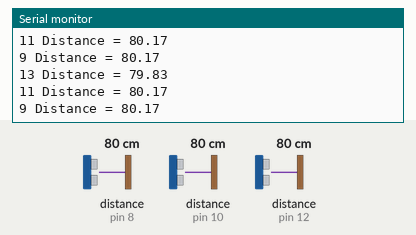
A sketch run on a simulated Arduino Uno, built with avr-gcc and run on an emulated ATmega328P. Shown: the last lines printed to the serial monitor. Wiring (inferred from the names in the program): 3 × ultrasonic range finder: trigger pin 9, echo pin 8 / trigger pin 11, echo pin 10 / trigger pin 13, echo pin 12. The test bench sets the inputs (shaded band); at power-on: distance to the obstacle (sensors on pin 8, pin 10, pin 12) 80 cm. The echo pulse lasts 58.3 µs per cm.

Above: at 1.6 s.
1.7 s: distance to the obstacle (sensor on pin 8) set to 2 cm
At 2.3 s:
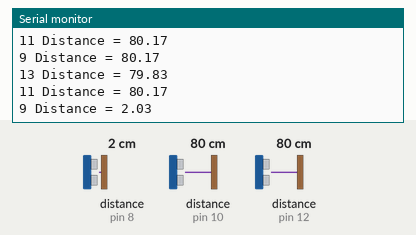
3.2 s: distance to the obstacle (sensor on pin 10) set to 2 cm
At 4.0 s:
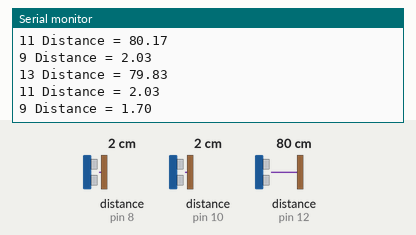
4.7 s: distance to the obstacle (sensor on pin 12) set to 2 cm
At 5.6 s:
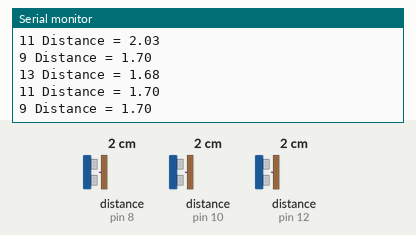
6.2 s: distance to the obstacle (sensor on pin 8) set to 120 cm
At 7.2 s:
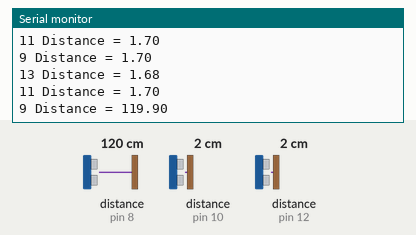
9.9 s: distance to the obstacle (sensor on pin 10) set to 4 cm
At 11.2 s:
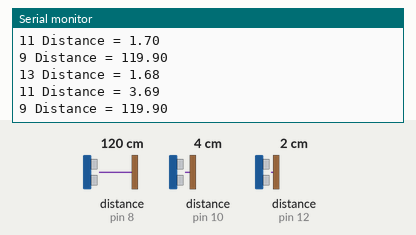
11.4 s: distance to the obstacle (sensor on pin 12) set to 4 cm
At 12.9 s:
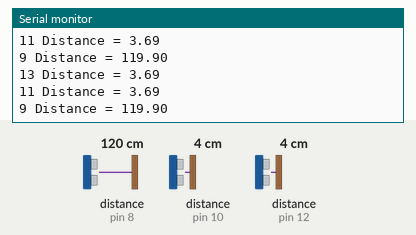
Timing chart, 0 to 13.9 s (numbered marks = the images above; inputs shaded):
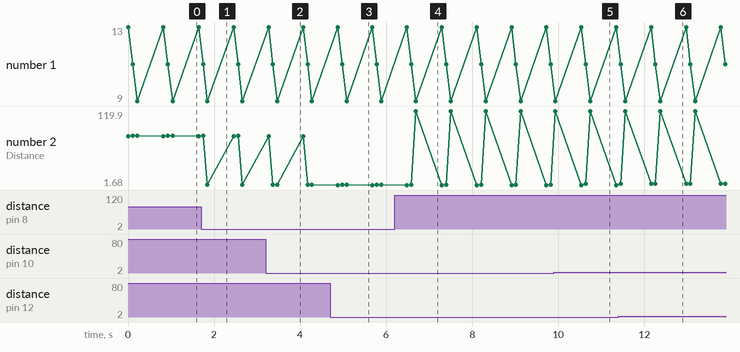

Measured:
- after the input at 1.7 s, the serial monitor: prints a new line after 0.15 s (image 1)
- after the input at 3.2 s, the serial monitor: prints a new line after 0.17 s (image 2)
- after the input at 4.7 s, the serial monitor: prints a new line after 0.18 s (image 3)
- after the input at 6.2 s, the serial monitor: prints a new line after 0.49 s (image 4)
- after the input at 9.9 s, the serial monitor: prints a new line after 0.74 s (image 5)
- after the input at 11.4 s, the serial monitor: prints a new line after 0.76 s (image 6)
- plotted number 2: 79.83 → 2.03 after the input at 1.7 s, 2.03 → 1.7 after the input at 3.2 s, 1.68 → 3.6 after the input at 11.4 s

The sketch:

testUltrasonicSensor.ino
```cpp
#define PechoL 12
#define PtrigL 13
#define PechoF 10
#define PtrigF 11
#define PechoR 8
#define PtrigR 9

double duration, distance;
bool MeasureDist(int, int, int);
int countSens = 0; int numSens = 3;
// Distance between sensors and walls
const int distSensL = 13; // Left Sensor
const int distSensF = 13; // Front Sensor
const int distSensR = 13; // Right Sensor
int distSens[] = {distSensL, distSensF, distSensR};

void setup() {
  Serial.begin(9600);
  // Initialize the 2 pins of each ultrasonic sensor
  pinMode(PechoL, INPUT);
  pinMode(PtrigL, OUTPUT);
  pinMode(PechoR, INPUT);
  pinMode(PtrigR, OUTPUT);
  pinMode(PechoF, INPUT);
  pinMode(PtrigF, OUTPUT);

}

void loop() {

  do {
    MeasureDist(PtrigL-2*countSens,PechoL-2*countSens, distSens[countSens]);
    countSens += 1;
    delay(100);
  } while(countSens < numSens);
  countSens = 0;
  delay(500);
}
bool MeasureDist(int sensorTrig, int sensorEcho, int distSens)
{
  /* Needs the ping assignment of the ultrasonic sensor and the distance expected
  between the sensor and a wall. Returns true if it detects a wall, false otherwise*/
  digitalWrite(sensorTrig, LOW);
  delayMicroseconds(4);
  digitalWrite(sensorTrig, HIGH);
  delayMicroseconds(10);
  digitalWrite(sensorTrig, LOW);

  duration = pulseIn(sensorEcho, HIGH);
  distance = (duration/2) / 29.1;
  Serial.print(sensorTrig);
  Serial.print(" Distance = ");
  Serial.println(distance);
  if (distance < distSens) {
    return true;
  } else{
    return false;
  }
}
```
